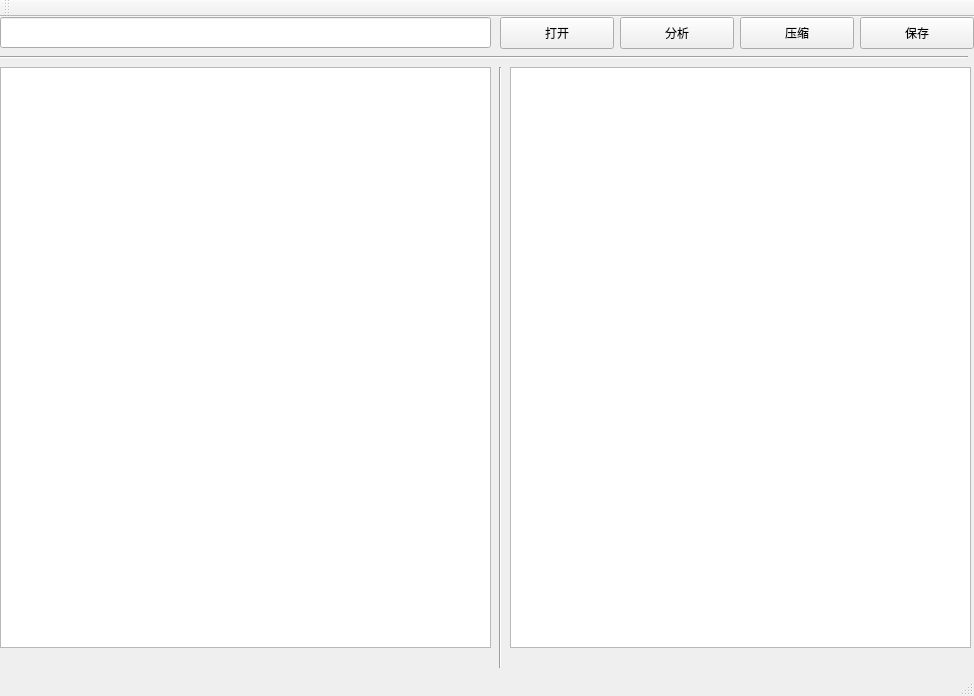
<?xml version="1.0" encoding="UTF-8"?>
<ui version="4.0">
 <class>MainWindow</class>
 <widget class="QMainWindow" name="MainWindow">
  <property name="geometry">
   <rect>
    <x>0</x>
    <y>0</y>
    <width>974</width>
    <height>696</height>
   </rect>
  </property>
  <property name="sizePolicy">
   <sizepolicy hsizetype="Fixed" vsizetype="Preferred">
    <horstretch>0</horstretch>
    <verstretch>0</verstretch>
   </sizepolicy>
  </property>
  <property name="windowTitle">
   <string>C++词法分析    -Author: SeanLiao</string>
  </property>
  <widget class="QWidget" name="centralWidget">
   <widget class="QLineEdit" name="lineEdit">
    <property name="geometry">
     <rect>
      <x>0</x>
      <y>0</y>
      <width>491</width>
      <height>31</height>
     </rect>
    </property>
    <property name="font">
     <font>
      <pointsize>15</pointsize>
     </font>
    </property>
    <property name="whatsThis">
     <string>&lt;html&gt;&lt;head/&gt;&lt;body&gt;&lt;p&gt;&lt;br/&gt;&lt;/p&gt;&lt;/body&gt;&lt;/html&gt;</string>
    </property>
    <property name="styleSheet">
     <string notr="true">color:rgb(0, 0, 0)</string>
    </property>
    <property name="text">
     <string/>
    </property>
   </widget>
   <widget class="QPushButton" name="pushButton">
    <property name="geometry">
     <rect>
      <x>500</x>
      <y>0</y>
      <width>114</width>
      <height>32</height>
     </rect>
    </property>
    <property name="text">
     <string>打开</string>
    </property>
   </widget>
   <widget class="QPushButton" name="pushButton_2">
    <property name="geometry">
     <rect>
      <x>620</x>
      <y>0</y>
      <width>114</width>
      <height>32</height>
     </rect>
    </property>
    <property name="text">
     <string>分析</string>
    </property>
   </widget>
   <widget class="QTextEdit" name="textEdit">
    <property name="geometry">
     <rect>
      <x>0</x>
      <y>50</y>
      <width>491</width>
      <height>581</height>
     </rect>
    </property>
    <property name="styleSheet">
     <string notr="true">color: rgb(0, 0, 0)</string>
    </property>
   </widget>
   <widget class="QTextEdit" name="textEdit_2">
    <property name="geometry">
     <rect>
      <x>510</x>
      <y>50</y>
      <width>461</width>
      <height>581</height>
     </rect>
    </property>
    <property name="styleSheet">
     <string notr="true">color:rgb(0, 0, 0)</string>
    </property>
   </widget>
   <widget class="Line" name="line">
    <property name="geometry">
     <rect>
      <x>490</x>
      <y>50</y>
      <width>20</width>
      <height>601</height>
     </rect>
    </property>
    <property name="orientation">
     <enum>Qt::Vertical</enum>
    </property>
   </widget>
   <widget class="Line" name="line_2">
    <property name="geometry">
     <rect>
      <x>-3</x>
      <y>30</y>
      <width>971</width>
      <height>20</height>
     </rect>
    </property>
    <property name="orientation">
     <enum>Qt::Horizontal</enum>
    </property>
   </widget>
   <widget class="QPushButton" name="pushButton_3">
    <property name="geometry">
     <rect>
      <x>740</x>
      <y>0</y>
      <width>114</width>
      <height>32</height>
     </rect>
    </property>
    <property name="text">
     <string>压缩</string>
    </property>
   </widget>
   <widget class="QPushButton" name="pushButton_4">
    <property name="geometry">
     <rect>
      <x>860</x>
      <y>0</y>
      <width>114</width>
      <height>32</height>
     </rect>
    </property>
    <property name="text">
     <string>保存</string>
    </property>
   </widget>
  </widget>
  <widget class="QMenuBar" name="menuBar">
   <property name="geometry">
    <rect>
     <x>0</x>
     <y>0</y>
     <width>974</width>
     <height>22</height>
    </rect>
   </property>
  </widget>
  <widget class="QToolBar" name="mainToolBar">
   <attribute name="toolBarArea">
    <enum>TopToolBarArea</enum>
   </attribute>
   <attribute name="toolBarBreak">
    <bool>false</bool>
   </attribute>
  </widget>
  <widget class="QStatusBar" name="statusBar"/>
 </widget>
 <layoutdefault spacing="6" margin="11"/>
 <resources/>
 <connections/>
</ui>
